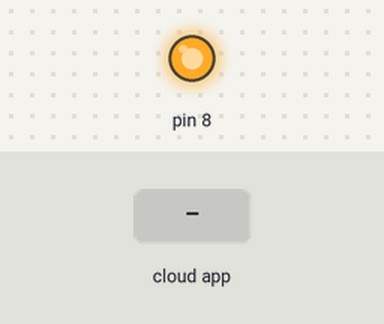
The sketch below on a simulated Arduino Uno, built with avr-gcc and run on an emulated ATmega328P. Parts: output pins drawn as LEDs (lit = HIGH). The test bench sets the inputs (shaded band). The ROS host is connected and sends only what is stated.

Above: at 1.2 s.
1.3 s: the phone or cloud app sets emag_switch to 1
At 2.5 s:
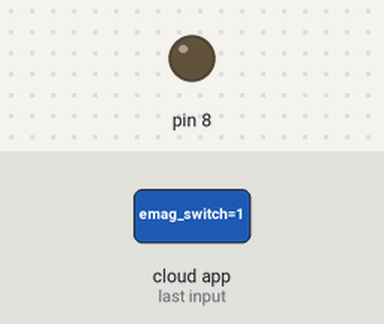
2.8 s: the phone or cloud app sets emag_switch to 0
At 4.0 s:
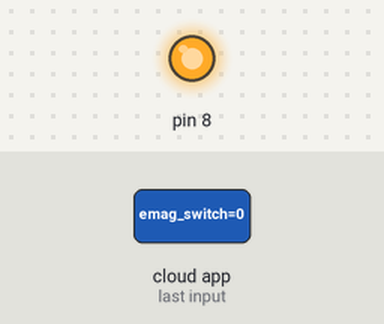
Timing chart, 0 to 5.8 s (numbered marks = the images above; inputs shaded):
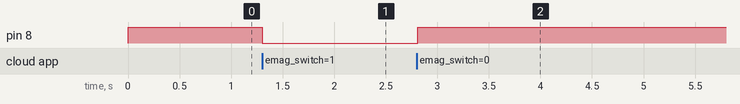

Measured:
- after the input at 1.3 s, pin 8: HIGH → LOW at once
- after the input at 2.8 s, pin 8: LOW → HIGH at once

The sketch:

emag_switch.ino
```cpp
#include <ros.h>
#include <std_msgs/UInt8.h>

ros::NodeHandle nh;

uint8_t state;

void subCallback(const std_msgs::UInt8& emag_msg) {
  if (state != emag_msg.data) {
    if (emag_msg.data == 1) {
      digitalWrite(8, LOW);
    } else if (emag_msg.data == 0) {
      digitalWrite(8, HIGH);
    }
    state = emag_msg.data;
  }
}

ros::Subscriber<std_msgs::UInt8> sub("emag_switch", subCallback);

void setup() {
  state = 0;
  pinMode(8, OUTPUT);
  digitalWrite(8, HIGH);
  nh.initNode();
  nh.subscribe(sub);
}

void loop() {
  nh.spinOnce();
  delay(10);
}
```
